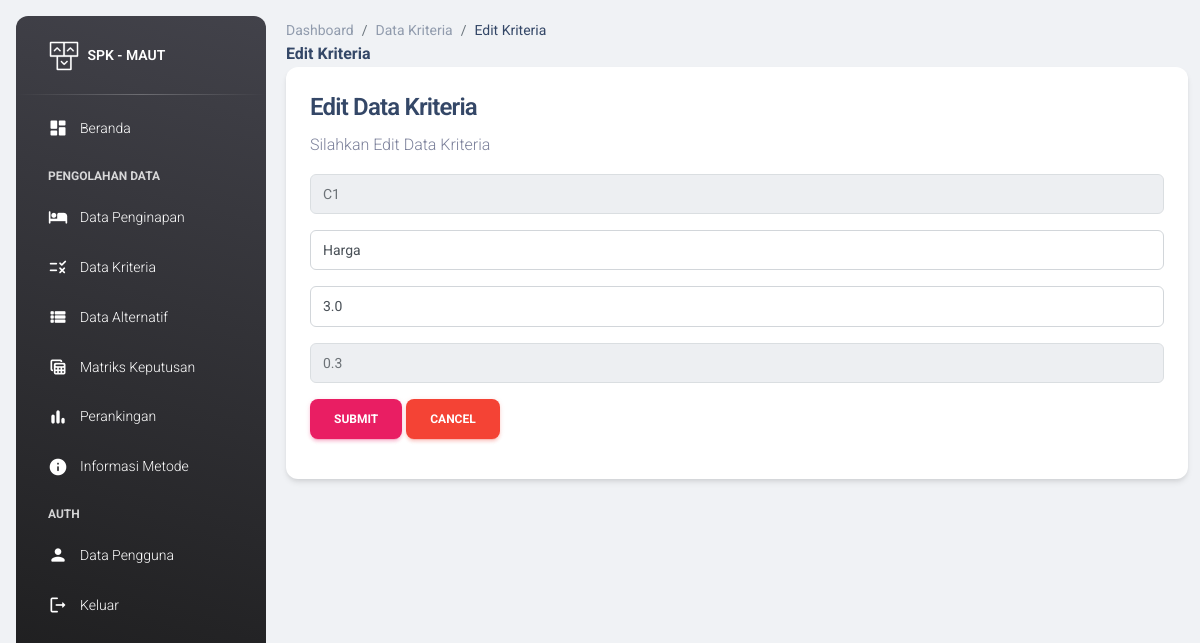
Screenshot of /pages/kriteria/edit.php?kode_kriteria=C1 with the database file from the repository.
### tables this page shows
CREATE TABLE `tbl_kriteria` (
  `kode_kriteria` varchar(10) NOT NULL,
  `nama_kriteria` varchar(100) NOT NULL,
  `bobot` decimal(3,1) NOT NULL,
  `normalisasi` decimal(5,2) DEFAULT 0.00
);

### pages/kriteria/edit.php (the view)
<?php include '../layout/headers.php'; ?>
<?php include '../layout/sidebars.php'; ?>
<main class="main-content position-relative max-height-vh-100 h-100 border-radius-lg ">
    <div class="container-fluid">
        <nav aria-label="breadcrumb" class="mt-3">
            <ol class="breadcrumb bg-transparent mb-0 pb-0 pt-1 px-0">
                <li class="breadcrumb-item text-sm">
                    <a class="opacity-5 text-dark" href="../dashboard/">Dashboard</a>
                </li>
                <li class="breadcrumb-item text-sm">
                    <a class="opacity-5 text-dark" href="../kriteria/">Data Kriteria</a>
                </li>
                <li class="breadcrumb-item text-sm text-dark active" aria-current="page">Edit Kriteria</li>
            </ol>
            <h6 class="font-weight-bolder mb-0">Edit Kriteria</h6>
        </nav>
        <div class="col-lg-12 grid-margin stretch-card">
            <div class="card">
                <div class="card-body">
                    <h4 class="card-title">Edit Data Kriteria</h4>
                    <p class="card-description">Silahkan Edit Data Kriteria</p>
                    <form action="edit_act.php" method="POST">
                        <?php
                        include '../../config/koneksi.php';
                        $kode_kriteria = $_GET['kode_kriteria'];
                        $sql = mysqli_query($koneksi, "SELECT * FROM tbl_kriteria WHERE kode_kriteria = '$kode_kriteria'");
                        $data = mysqli_fetch_array($sql);
                        $total_bobot = mysqli_query($koneksi, "SELECT SUM(bobot) as total_bobot FROM tbl_kriteria");
                        $result_total_bobot = mysqli_fetch_array($total_bobot);
                        $normalisasi = $data['bobot'] / $result_total_bobot['total_bobot'];
                        ?>
                        <div class="input-group input-group-outline my-3">
                            <input type="text" name="kode_kriteria" value="<?= $data['kode_kriteria'] ?>" class="form-control" id="kode_kriteria" placeholder="Kode Kriteria" readonly style="background-color: #e9ecef; opacity: 0.8;">
                        </div>
                        <div class="input-group input-group-outline my-3">
                            <input type="text" name="nama_kriteria" value="<?= $data['nama_kriteria'] ?>" class="form-control" id="nama_kriteria" placeholder="Nama Kriteria" required>
                        </div>
                        <div class="input-group input-group-outline my-3">
                            <input type="text" name="bobot" value="<?= $data['bobot'] ?>" class="form-control" id="bobot" placeholder="Bobot" required>
                        </div>
                        <div class="input-group input-group-outline my-3">
                            <input type="text" name="normalisasi" value="<?= round($normalisasi, 1) ?>" class="form-control" id="normalisasi" placeholder="Normalisasi" readonly style="background-color: #e9ecef; opacity: 0.8;">
                        </div>
                        <button type="submit" class="btn btn-primary">Submit</button>
                        <a href="index.php" class="btn btn-danger">Cancel</a>
                    </form>
                </div>
            </div>
        </div>
    </div>
</main>
<?php include '../layout/footers.php'; ?>

### rows the page displays
tbl_kriteria: kode_kriteria "C1", nama_kriteria "Harga", bobot "3.0"
